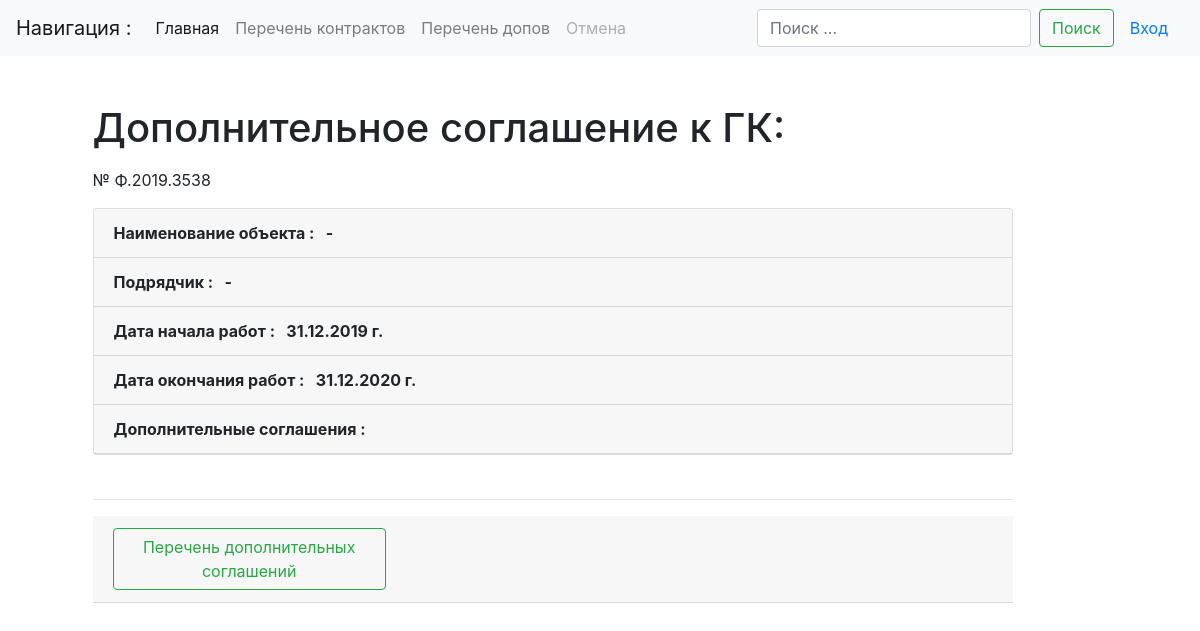
Page /dops/detail/4/ on the earlier database version.
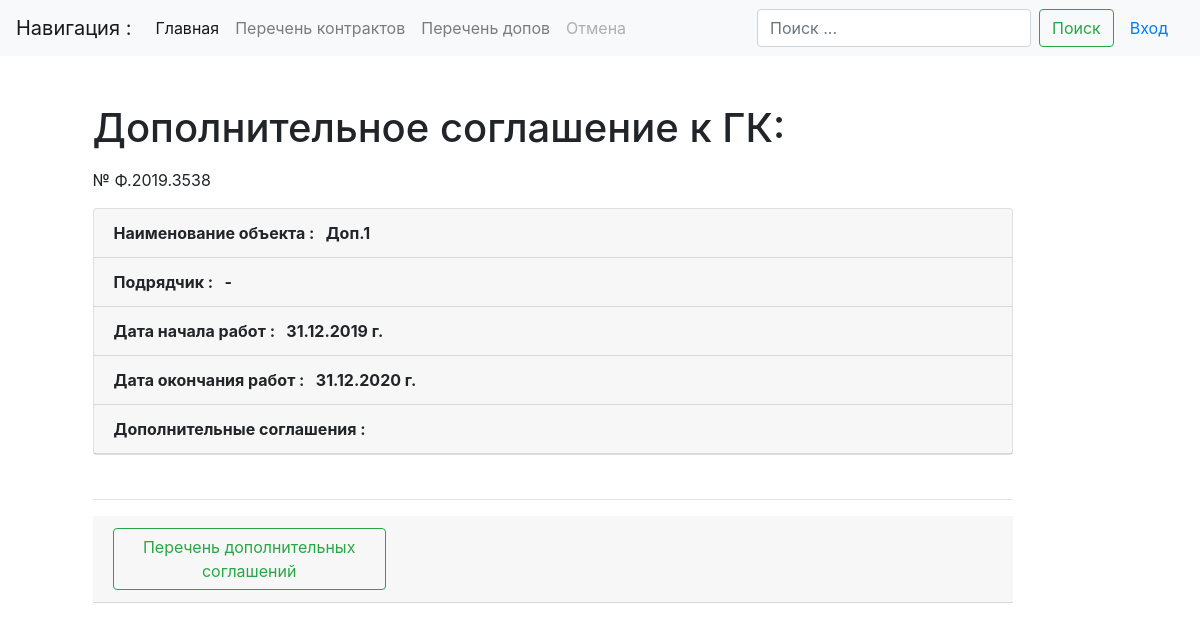
Same page on the later database version.
### main/models.py (models this page shows, shortened)
class Reestr(models.Model):
    num_izv = models.CharField(max_length=20, db_index=True, verbose_name='Номер извещения', default='-')
    nc_contract = models.CharField(max_length=30, db_index=True, verbose_name='Номер карточки контракта',
                                   default='-')
    num_contract = models.CharField(max_length=20, db_index=True, verbose_name='Номер контракта', default='-')
    name_object = models.CharField(max_length=500, db_index=True, verbose_name='Наименование объекта закупки',
                                   default='-')
    type_doc = models.ForeignKey(TypeDoc, on_delete=models.DO_NOTHING, verbose_name='Документ', default='-')
    y_contract = models.CharField(max_length=4, verbose_name='Год ввода', default='1970')
    nmck = models.FloatField(max_length=50, verbose_name='НМЦ')
    c_contract = models.FloatField(max_length=50, verbose_name='Цена контракта')
    econom = models.FloatField(max_length=50, verbose_name='Экономия')
    proc_econom = models.FloatField(max_length=6, verbose_name='Процент экономии')
    ini_contract = models.ForeignKey(Initiator, on_delete=models.DO_NOTHING, verbose_name='Инициатор', default='-')
    uch_contract = models.CharField(max_length=200, db_index=True, verbose_name='Участник', default='-')
    in_contract = models.CharField(max_length=10, null=True, verbose_name='Дата подписания контракта')
    in_work = models.CharField(max_length=10, null=True, verbose_name='Дата начала работ')
    out_work = models.CharField(max_length=10, null=True, verbose_name='Дата окончания работ')
    stat_contract = models.ForeignKey(Status_Contract, on_delete=models.DO_NOTHING, verbose_name='Статус', default='-')
    work_contract = models.BooleanField('В работе')
    failures = models.BooleanField('Срыв сроков')
    executed = models.BooleanField('Исполнен')
    data_stamp = models.DateTimeField(auto_now_add=True)
    class Meta:
        verbose_name = "Госконтракт"
        verbose_name_plural = "Госконтракты"
        ordering = ('y_contract', 'num_contract',)  # сортировка

### main/views.py (the view)
# urls.py: path('dops/detail/<int:pk>/', DopDetail.as_view(), name='dop-detail'),
class DopDetail(DetailView):
    model = Reestr
    template_name = 'main/dop_detail.html'
    def get_context_data(self, **kwargs):
        context = super().get_context_data(**kwargs)
        objkey = self.kwargs.get('pk', None)
        c_num = Reestr.objects.filter(work_contract=True, type_doc=2, id=objkey)
        context['num_gk'] = c_num[:5]
        d_today = datetime.date.today()
        context['d_today'] = d_today
        return context

### templates/main/dop_detail.html
{% extends "base.html" %}
{% load crispy_forms_tags %}
{% block content %}
    <h1 class="mb-3">Дополнительное соглашение к ГК: </h1>
        <p>№ {{ reestr.num_contract }}</p>
        <div class="card mb-1">
            <p class="card-header"><strong>Наименование объекта : &nbsp; {{ reestr.name_object }}</strong></p>
            <p class="card-header"><strong>Подрядчик : &nbsp; {{ reestr.uch_contract }} </strong></p>
            <p class="card-header"><strong>Дата начала работ : &nbsp; {{ reestr.in_work }} г.</strong></p>
            <p class="card-header"><strong>Дата окончания работ : &nbsp; {{ reestr.out_work }} г.</strong></p>
            <p class="card-header"><strong>Дополнительные соглашения :</strong></p>
        </div><br><hr>
    <div class="card-header">
        <div class="row">
            <div class="col-md-4"><a href="{% url 'dop-list' %}" class="btn btn-outline-success my-2 my-sm-0" aria-disabled="true">Перечень дополнительных соглашений</a></div>
        </div>
    </div>
{% endblock content %}

Differences in the rows shown:
changed Reestr: name_object "-" → "Доп.1"
